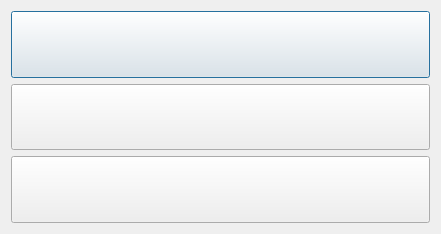
<?xml version="1.0" encoding="UTF-8"?>
<ui version="4.0">
 <class>three_option_choice</class>
 <widget class="QDialog" name="three_option_choice">
  <property name="windowModality">
   <enum>Qt::NonModal</enum>
  </property>
  <property name="geometry">
   <rect>
    <x>0</x>
    <y>0</y>
    <width>441</width>
    <height>234</height>
   </rect>
  </property>
  <property name="windowTitle">
   <string>Choose:</string>
  </property>
  <property name="modal">
   <bool>false</bool>
  </property>
  <layout class="QVBoxLayout" name="verticalLayout">
   <item>
    <widget class="QPushButton" name="buttonOption1">
     <property name="sizePolicy">
      <sizepolicy hsizetype="Minimum" vsizetype="Expanding">
       <horstretch>0</horstretch>
       <verstretch>0</verstretch>
      </sizepolicy>
     </property>
     <property name="text">
      <string/>
     </property>
    </widget>
   </item>
   <item>
    <widget class="QPushButton" name="buttonOption2">
     <property name="sizePolicy">
      <sizepolicy hsizetype="Minimum" vsizetype="Expanding">
       <horstretch>0</horstretch>
       <verstretch>0</verstretch>
      </sizepolicy>
     </property>
     <property name="text">
      <string/>
     </property>
    </widget>
   </item>
   <item>
    <widget class="QPushButton" name="buttonOption3">
     <property name="sizePolicy">
      <sizepolicy hsizetype="Minimum" vsizetype="Expanding">
       <horstretch>0</horstretch>
       <verstretch>0</verstretch>
      </sizepolicy>
     </property>
     <property name="text">
      <string/>
     </property>
    </widget>
   </item>
  </layout>
 </widget>
 <resources/>
 <connections/>
</ui>
